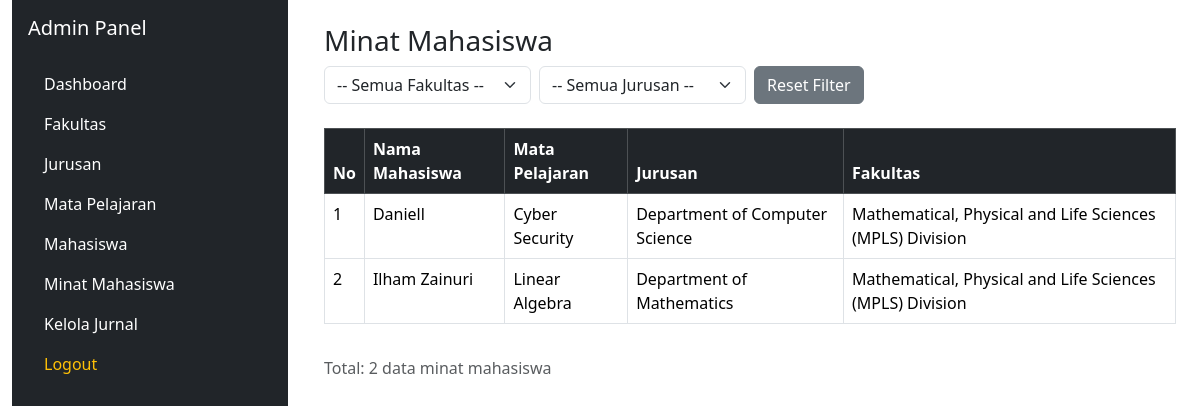
Page /build/cms/minat.php on the committed database.
### tables this page shows
CREATE TABLE `minat_mahasiswa` (
  `id` int(11) NOT NULL,
  `id_student` int(11) DEFAULT NULL,
  `id_mapel` int(11) DEFAULT NULL
);

CREATE TABLE `student` (
  `id` int(11) NOT NULL,
  `full_name` varchar(100) DEFAULT NULL,
  `domicile` varchar(100) DEFAULT NULL,
  `previous_school` varchar(100) DEFAULT NULL,
  `phone_number` varchar(20) DEFAULT NULL,
  `email` varchar(100) DEFAULT NULL,
  `faculty_id` int(11) DEFAULT NULL,
  `major_id` int(11) DEFAULT NULL,
  `username` varchar(50) DEFAULT NULL,
  `password` varchar(255) DEFAULT NULL,
  `foto` varchar(255) DEFAULT NULL,
  `status_penerimaan` enum('Belum Diterima','Lolos Seleksi','Ditolak') DEFAULT 'Belum Diterima'
);

CREATE TABLE `mata_pelajaran` (
  `id_mapel` int(11) NOT NULL,
  `id_jurusan` int(11) DEFAULT NULL,
  `nama_mapel` varchar(100) DEFAULT NULL,
  `deskripsi` text DEFAULT NULL
);

CREATE TABLE `jurusan` (
  `id_jurusan` int(11) NOT NULL,
  `nama_jurusan` varchar(150) NOT NULL,
  `id_fakultas` int(11) DEFAULT NULL
);

CREATE TABLE `fakultas` (
  `id_fakultas` int(11) NOT NULL,
  `nama_fakultas` varchar(150) NOT NULL
);

### build/cms/minat.php (the view, shortened to what this page needs)
<?php
include '../../db-connection/koneksi.php';
$where = [];
$filter_sql = count($where) > 0 ? 'WHERE ' . implode(' AND ', $where) : '';
$minat = mysqli_query($conn, "
  SELECT m.id, s.full_name, mp.nama_mapel, j.nama_jurusan, f.nama_fakultas
  FROM minat_mahasiswa m
  JOIN student s ON m.id_student = s.id
  JOIN mata_pelajaran mp ON m.id_mapel = mp.id_mapel
  JOIN jurusan j ON s.major_id = j.id_jurusan
  JOIN fakultas f ON s.faculty_id = f.id_fakultas
  $filter_sql
  ORDER BY s.full_name ASC
");
?>
<!DOCTYPE html>
<html lang="en">
<head>
  <link href="https://cdn.jsdelivr.net/npm/bootstrap@5.3.2/dist/css/bootstrap.min.css" rel="stylesheet">
</head>
<body>
<div class="container-fluid">
  <div class="row">
    <div class="col-3">
      <?php include 'sidebar.php'; ?>
    </div>
    <div class="col-9 p-4">
      <h3>Minat Mahasiswa</h3>
      <form method="GET" class="row g-2 mb-4">
        <div class="col-md-3">
          <select name="id_fakultas" class="form-select" onchange="this.form.submit()">
            <option value="">-- Semua Fakultas --</option>
          </select>
        </div>
        <div class="col-md-3">
          <select name="id_jurusan" class="form-select" onchange="this.form.submit()">
            <option value="">-- Semua Jurusan --</option>
          </select>
        </div>
        <div class="col-md-3">
          <a href="minat.php" class="btn btn-secondary">Reset Filter</a>
        </div>
      </form>
      <div class="table-responsive">
        <table class="table table-bordered">
          <thead class="table-dark">
            <tr>
              <th>No</th>
              <th>Nama Mahasiswa</th>
              <th>Mata Pelajaran</th>
              <th>Jurusan</th>
              <th>Fakultas</th>
            </tr>
          </thead>
          <tbody>
            <?php
            if (mysqli_num_rows($minat) > 0) {
              $no = 1;
              while($m = mysqli_fetch_assoc($minat)):
            ?>
              <tr>
                <td><?= $no++ ?></td>
                <td><?= htmlspecialchars($m['full_name']) ?></td>
                <td><?= htmlspecialchars($m['nama_mapel']) ?></td>
                <td><?= htmlspecialchars($m['nama_jurusan']) ?></td>
                <td><?= htmlspecialchars($m['nama_fakultas']) ?></td>
              </tr>
            <?php
              endwhile;
            } else {
              echo "<tr><td colspan='5' class='text-center'>Tidak ada data minat mahasiswa</td></tr>";
            }
            ?>
          </tbody>
        </table>
      </div>
      <div class="mt-3">
        <p class="text-muted">
          Total: <?= mysqli_num_rows($minat) ?> data minat mahasiswa
        </p>
      </div>
    </div>
  </div>
</div>
</body>
</html>

### rows in the picture
minat_mahasiswa: id_student.full_name "Daniell", id_mapel.nama_mapel "Cyber Security", jurusan.nama_jurusan "Department of Computer Science", fakultas.nama_fakultas "Mathematical, Physical and Life Sciences (MPLS) Division"
minat_mahasiswa: id_student.full_name "Ilham Zainuri", id_mapel.nama_mapel "Linear Algebra", jurusan.nama_jurusan "Department of Mathematics", fakultas.nama_fakultas "Mathematical, Physical and Life Sciences (MPLS) Division"

### other values in the picture
mysqli_num_rows($minat) "2"
